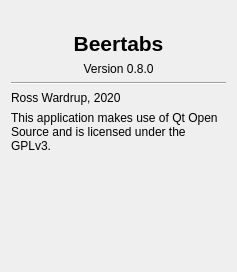
<?xml version="1.0" encoding="UTF-8"?>
<ui version="4.0">
 <class>aboutDialog</class>
 <widget class="QDialog" name="aboutDialog">
  <property name="geometry">
   <rect>
    <x>0</x>
    <y>0</y>
    <width>237</width>
    <height>272</height>
   </rect>
  </property>
  <property name="windowTitle">
   <string>About</string>
  </property>
  <layout class="QGridLayout" name="gridLayout">
   <item row="5" column="0">
    <widget class="QLabel" name="acknowledgementsLabel">
     <property name="text">
      <string>This application makes use of Qt Open Source and is licensed under the GPLv3.</string>
     </property>
     <property name="wordWrap">
      <bool>true</bool>
     </property>
    </widget>
   </item>
   <item row="4" column="0">
    <widget class="QLabel" name="copyrightLabel">
     <property name="text">
      <string>Ross Wardrup, 2020</string>
     </property>
    </widget>
   </item>
   <item row="2" column="0">
    <widget class="QLabel" name="versionLabel">
     <property name="text">
      <string>Version 0.8.0</string>
     </property>
     <property name="alignment">
      <set>Qt::AlignHCenter|Qt::AlignTop</set>
     </property>
    </widget>
   </item>
   <item row="0" column="0">
    <widget class="QLabel" name="miniIcon">
     <property name="sizePolicy">
      <sizepolicy hsizetype="Maximum" vsizetype="Maximum">
       <horstretch>0</horstretch>
       <verstretch>0</verstretch>
      </sizepolicy>
     </property>
     <property name="maximumSize">
      <size>
       <width>500</width>
       <height>500</height>
      </size>
     </property>
     <property name="text">
      <string/>
     </property>
     <property name="pixmap">
      <pixmap resource="../res/resources.qrc">:/res/mini-icon.png</pixmap>
     </property>
     <property name="scaledContents">
      <bool>false</bool>
     </property>
     <property name="alignment">
      <set>Qt::AlignCenter</set>
     </property>
     <property name="wordWrap">
      <bool>false</bool>
     </property>
    </widget>
   </item>
   <item row="3" column="0">
    <widget class="Line" name="line">
     <property name="orientation">
      <enum>Qt::Horizontal</enum>
     </property>
    </widget>
   </item>
   <item row="1" column="0">
    <widget class="QLabel" name="appNameLabel">
     <property name="font">
      <font>
       <pointsize>16</pointsize>
       <weight>75</weight>
       <bold>true</bold>
      </font>
     </property>
     <property name="text">
      <string>Beertabs</string>
     </property>
     <property name="alignment">
      <set>Qt::AlignHCenter|Qt::AlignTop</set>
     </property>
    </widget>
   </item>
   <item row="6" column="0">
    <spacer name="verticalSpacer">
     <property name="orientation">
      <enum>Qt::Vertical</enum>
     </property>
     <property name="sizeHint" stdset="0">
      <size>
       <width>20</width>
       <height>40</height>
      </size>
     </property>
    </spacer>
   </item>
  </layout>
 </widget>
 <resources>
  <include location="../res/resources.qrc"/>
 </resources>
 <connections/>
</ui>
